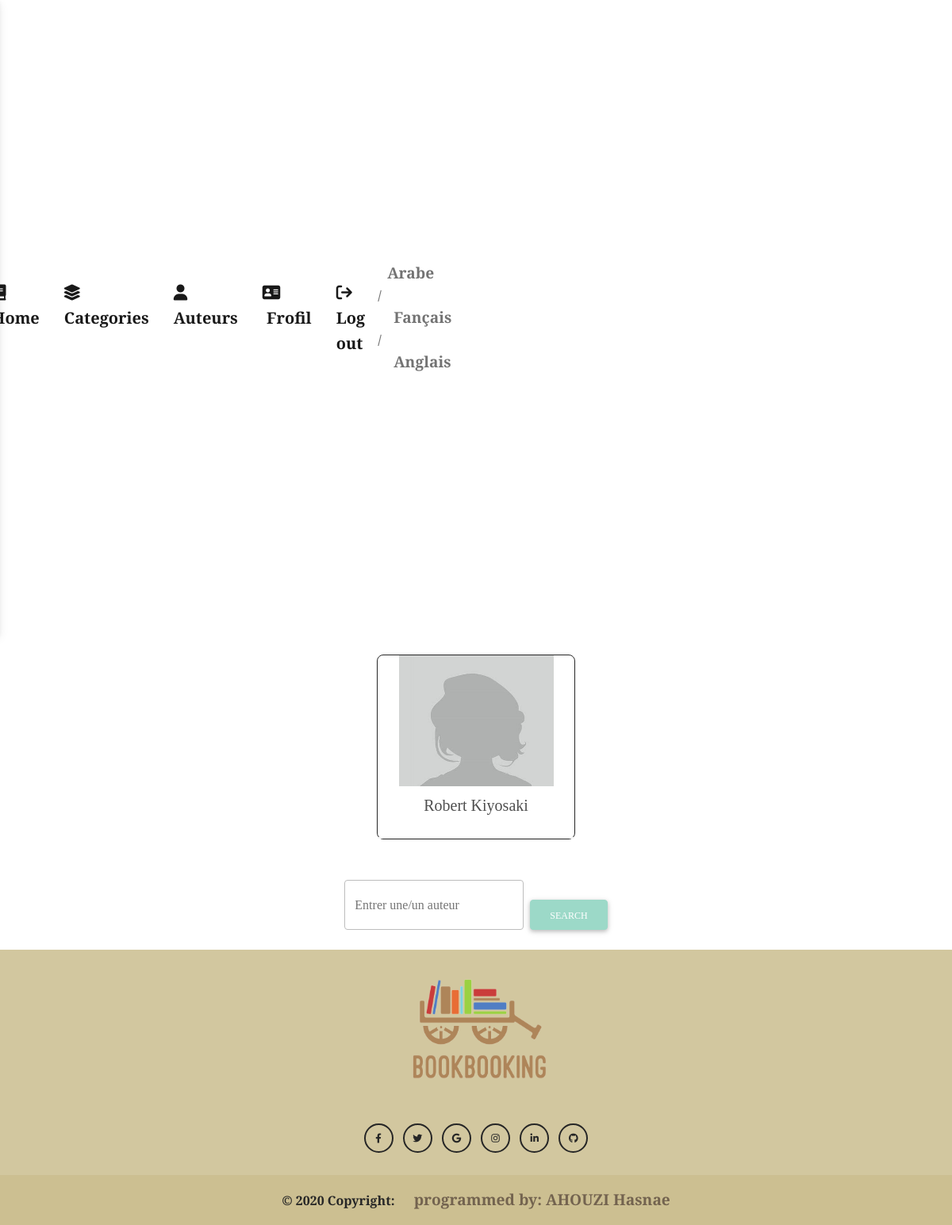
Page /auteur.php on the earlier database version.
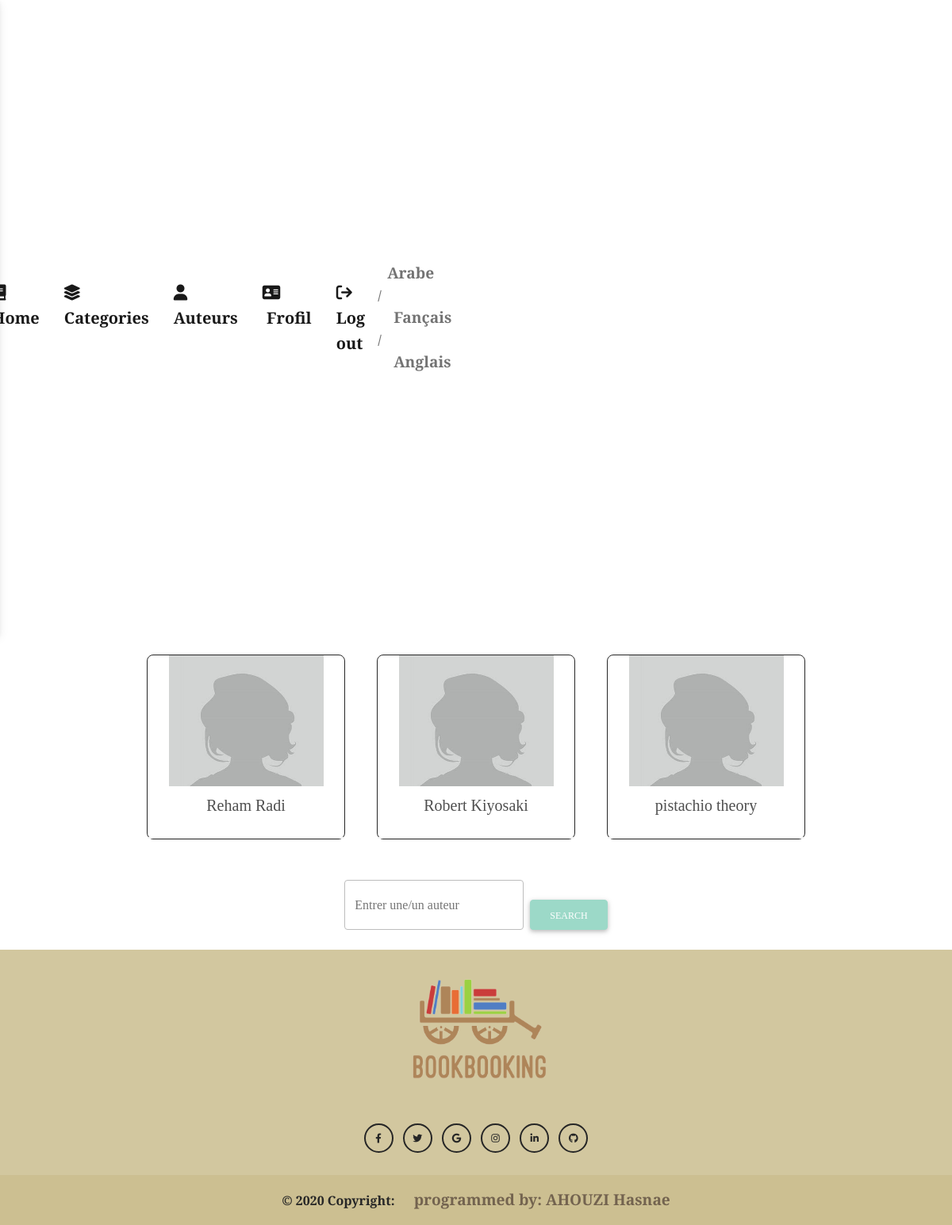
Same page on the later database version.
### tables this page shows
CREATE TABLE `livre` (
  `ISBN` int(11) NOT NULL,
  `couverture` varchar(255) NOT NULL,
  `Titre` varchar(255) NOT NULL,
  `Auteur` varchar(255) NOT NULL,
  `Maison_d_edition` varchar(255) NOT NULL,
  `Nbr_page` int(11) NOT NULL,
  `Sommaire` varchar(255) NOT NULL,
  `l_Edition` int(11) NOT NULL,
  `Id_Catégorie` int(11) NOT NULL
);

### auteur.php (the view, shortened to what this page needs)
<?php
include 'route.php';
include $tpm . 'connect.php';
include $tpl . 'header.inc';
?>
<div style="display: flex; flex-direction: column;
    flex-wrap: wrap;     justify-content: center;
    align-items: center;">
    <div style="display: flex; flex-direction: row;
    flex-wrap: wrap;     justify-content: center;
    align-items: center; margin: 5px;">
        <?php
        $query =  "SELECT * FROM livre ORDER BY ISBN ASC";
        $result = mysqli_query($con, $query);
        $nbr = mysqli_num_rows($result);
        if ($nbr > 0) {
            while ($row = mysqli_fetch_array($result)) {
        ?>
                <div class="cards">
                    <div class="card text-center border border-dark shadow-0 ">
                        <div class="bg-image hover-overlay ripple" data-mdb-ripple-color="light">
                            <img src="./images/telecharger.jpeg" width="250px">
                        </div>
                        <div class="card-header">
                            <h5> <?php echo $row["Auteur"]; ?>
                            </h5>
                        </div>
                    </div>
                </div>
        <?php }
        }
        ?>
    </div>
    <div>
        <br />
        <form class="d-flex" action="auteur.php" method="post" autocomplete="off">
            <input class="form-control me-2" type="text" placeholder="Entrer une/un auteur" name="valueToSearch" style="width: 70%" />
            <input class="btn btn-info" type="submit" value="Search" name="Search" />
        </form>
        <br>
    </div>
</div>
<?php
include $tpl . 'footer.inc';
?>

### includes/header.inc (shortened to what this page needs)
<!doctype html>
<html lang="en">
  <head>
    <link href="https://cdn.jsdelivr.net/npm/bootstrap@5.2.0-beta1/dist/css/bootstrap.min.css" rel="stylesheet">
    <link rel="stylesheet" href="https://cdnjs.cloudflare.com/ajax/libs/font-awesome/6.1.1/css/all.min.css" />
    <link rel="stylesheet" href="./css/admin.css" />
    <link rel="stylesheet" href="css.css" />
    <link
      rel="stylesheet"
      href="https://cdnjs.cloudflare.com/ajax/libs/font-awesome/6.0.0/css/all.min.css"
    />
    <link rel="stylesheet" href="css/mdb.min.css" />
  </head>
<body>

### includes/footer.inc (shortened to what this page needs)
</body>
</html>

### admin/css/admin.css (style rules this page uses)
* { margin: 0; padding: 0; box-sizing: border-box; font-family: 'Alegreya', serif; font-weight: bold; }
body { min-height: 100vh; background-color: #fff; }
img { height: 165px; width: 195px; }
a { font-size: larger; font-weight: bold; margin-left: 20px; }
.navbar { width: 280px; height: 100vh; position: fixed; margin-left: -280px; background-color: #9CD9C8; transition: 0.4s; }
.nav-link { font-size: 1.25em; margin-left: 15px; color: #487367; }
input { padding: 5px; border: 1px solid #999; outline: 0; margin-top: 2px; }
input[type="submit"] { margin-top: 25px; background-color: #9CD9C8; border: 1px solid #9CD9C8; cursor: pointer; color: #fff; text-transform: uppercase; }

### css.css (style rules this page uses)
body { margin: 0; padding: 0; box-sizing: border-box; font-family: 'Alegreya', serif; font-weight: bold; background-color: #e3f2fd; }
.card { margin: 20px; width: 250px; height: auto; }
nav { z-index: 4; }

Differences in the rows shown:
added livre: Auteur "Reham Radi"
added livre: Auteur "pistachio theory"
